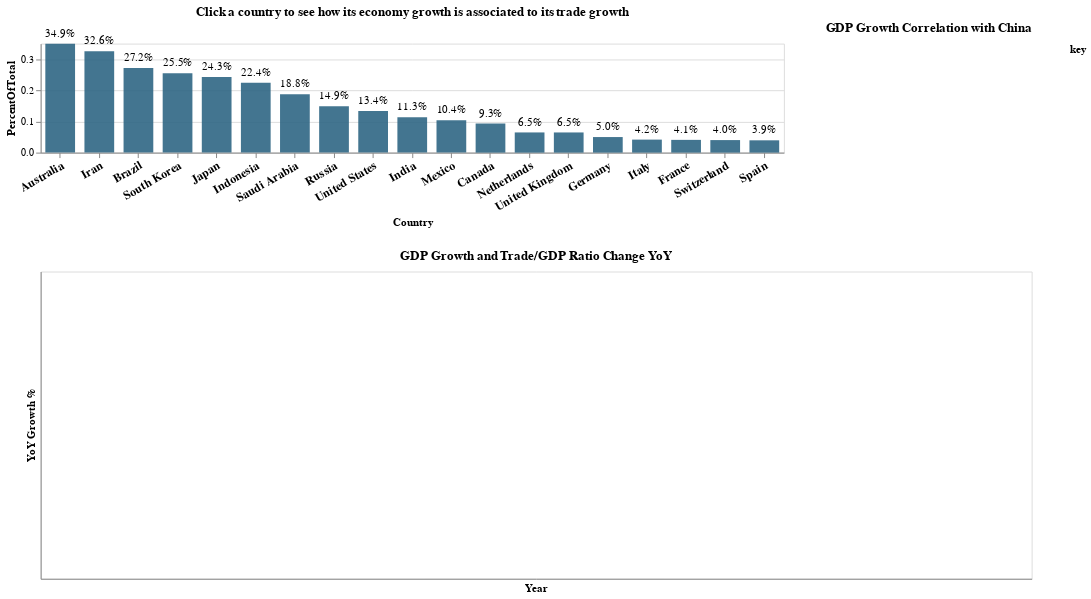

Notebook code cell kept with this figure:
### Code cell
my_altair.get_china_section_2()

### Figure 1 — Vega-Lite specification as saved in the notebook (floating-point values rounded to 4 significant figures; data arrays with more than 128 entries replaced by an {"elided": "..."} marker saying what was removed)
{"config": {"view": {"continuousWidth": 400, "continuousHeight": 300}, "title": {"baseline": "line-top", "dy": -5}}, "vconcat": [{"hconcat": [{"layer": [{"mark": {"type": "bar", "color": "#2f6684", "opacity": 0.9, "size": 30}, "encoding": {"x": {"axis": {"labelAngle": -30, "labelFontSize": 12, "labelFontWeight": "bold", "labelOverlap": false}, "field": "Country", "sort": "-y", "type": "nominal"}, "y": {"field": "PercentOfTotal", "type": "quantitative"}}, "selection": {"selector003": {"type": "single", "fields": ["Country"], "empty": "none"}}, "transform": [{"calculate": "datum.total_trade / datum.total_toWorld_trade", "as": "PercentOfTotal"}]}, {"mark": {"type": "text", "dy": -10}, "encoding": {"text": {"field": "PercentOfTotal", "format": ".1%", "type": "quantitative"}, "x": {"axis": null, "field": "Country", "sort": "-y", "type": "nominal"}, "y": {"field": "PercentOfTotal", "type": "quantitative"}}, "transform": [{"calculate": "datum.total_trade / datum.total_toWorld_trade", "as": "PercentOfTotal"}]}], "height": 110.0, "resolve": {"scale": {"x": "independent"}}, "title": "Click a country to see how its economy growth is associated to its trade growth", "transform": [{"filter": {"equal": 2020, "field": "Year"}}, {"filter": {"equal": "Trades with China", "field": "isChinaPartner"}}], "width": 750.0}, {"mark": {"type": "text", "size": 40}, "encoding": {"text": {"field": "GDPcorrel_w_China", "format": ".1%", "type": "quantitative"}}, "height": 110.0, "title": "GDP Growth Correlation with China", "transform": [{"filter": {"selection": "selector003"}}, {"filter": {"equal": 2020, "field": "Year"}}], "width": 250.0}]}, {"layer": [{"mark": "line", "encoding": {"color": {"field": "key", "type": "nominal"}, "tooltip": [{"field": "Year", "type": "quantitative"}, {"field": "Trade/GDP ratio change", "format": ".2f", "type": "quantitative"}, {"field": "GDP Growth Pct", "format": ".2f", "type": "quantitative"}], "x": {"axis": {"labelAngle": 0}, "field": "Year", "type": "ordinal"}, "y": {"axis": {"format": ".1f", "title": "YoY Growth %"}, "field": "value", "type": "quantitative"}}, "transform": [{"fold": ["Trade/GDP ratio change", "GDP Growth Pct"]}, {"filter": {"selection": "selector003"}}]}], "height": 310.0, "title": "GDP Growth and Trade/GDP Ratio Change YoY", "width": 1000}], "data": {"name": "data-a36bcb75f2dcda6b51497f6bd086ae31"}, "$schema": "https://vega.github.io/schema/vega-lite/v4.17.0.json", "datasets": {"data-a36bcb75f2dcda6b51497f6bd086ae31": {"elided": "553 records"}}}
